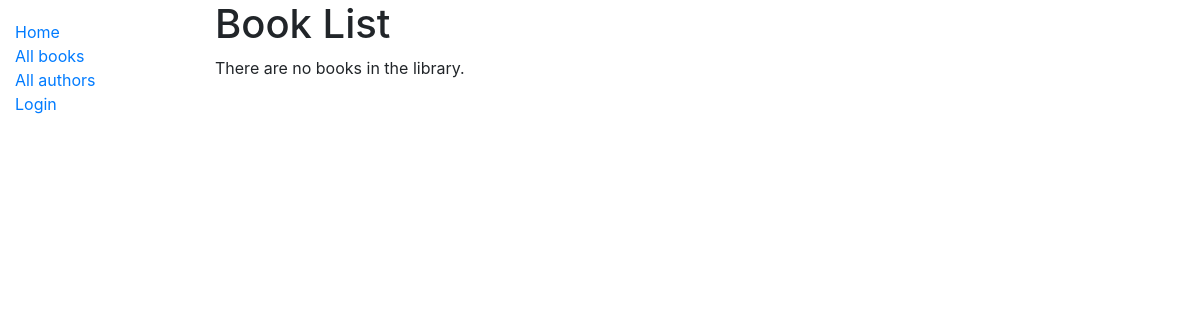
Before: /catalog/books/ with the older database file.
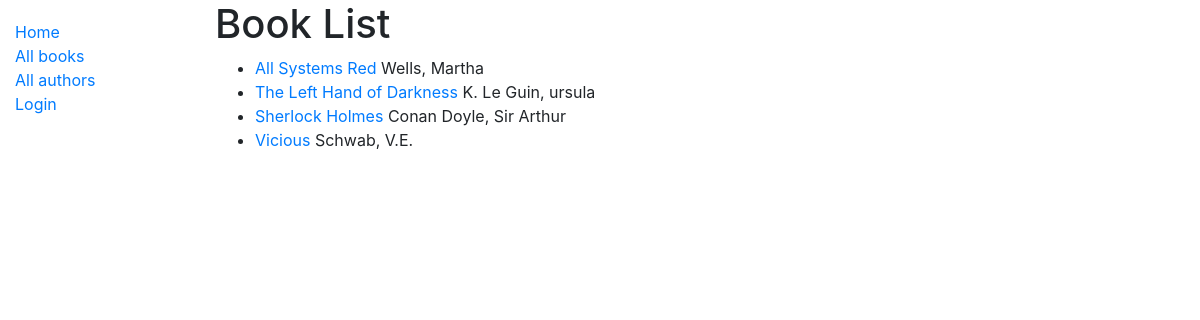
After: the same page with the newer database file.
### catalog/models.py (models this page shows, shortened)
class Book(models.Model):
	title = models.CharField(max_length=200)
	author = models.ForeignKey('Author', on_delete=models.SET_NULL, null=True)
	summary = models.TextField(max_length=1000, help_text="Enter a brief description of the book")
	isbn = models.CharField('ISBN', max_length=13, unique=True, help_text='13 Character <a href="https://www.isbn-international.org/content/what-isbn">ISBN number</a>')
	genre = models.ManyToManyField(Genre, help_text="Select a genre for this book")
	def get_absolute_url(self):
		return reverse('book-detail', args=[str(self.id)])
	language = models.ForeignKey(Language, on_delete=models.SET_NULL, null=True)
	def display_genre(self):
		return ', '.join(genre.name for genre in self.genre.all()[:3])
	display_genre.short_description = 'Genre'

class Author(models.Model):
	first_name = models.CharField(max_length=100)
	last_name = models.CharField(max_length=100)
	date_of_birth = models.DateField(null=True, blank=True)
	date_of_death = models.DateField('Died', null=True, blank=True)
	class Meta:
		ordering = ['last_name', 'first_name']
	def __str__(self):
		return f'{self.last_name}, {self.first_name}'

### catalog/views.py (the view)
# urls.py: path('books/', views.BookListView.as_view(), name="books"),
class BookListView(generic.ListView):
    model = Book
    paginate_by=10

### catalog/templates/catalog/book_list.html
{% extends "base_generic.html" %}
{% block content %}
<h1>Book List</h1>
{% if book_list %}
<ul>
    {% for book in book_list %}
    <li>
        <a href="{{ book.get_absolute_url }}">{{book.title}}</a> {{book.author}}
    </li>
    {% endfor %}
</ul>
{% else %}
<p>There are no books in the library.</p>
{% endif %}
{% endblock %}

### catalog/templates/base_generic.html (shortened to what this page needs)
<!DOCTYPE html>
<html lang="en">
    <head>
    <link rel="stylesheet" href="https://cdn.jsdelivr.net/npm/bootstrap@4.5.3/dist/css/bootstrap.min.css">
    {% load static %}
    <link rel="stylesheet" href="{% static 'css/styles.css' %}">
    </head>
    <body>
        <div class = "container-fluid">
            <div class = "row">
                <div class = "col-sm-2">
                    {% block sidebar %}
                    <ul class="sidebar-nav">
                        <li><a href="{% url 'index' %}">Home</a></li>
                        <li><a href="{% url 'books' %}">All books</a></li>
                        <li><a href="{% url 'authors' %}">All authors</a></li>
                    {% if user.is_authenticated %}
                        <li>User: {{user.get_username}}</li>
                        <li><a href="{% url 'logout'%}?next={{request.path}}">Logout</a></li>
                    {% else %}
                        <li><a href="{% url 'login'%}?next={{request.path}}">Login</a></li>
                    {% endif %}
                    </ul>
                    {% endblock %}
                </div>
                <div class="col-sm-10 ">{% block content %}{% endblock %}
                </div>
            </div>
        </div>
    </body>
</html>

### catalog/static/css/styles.css (style rules this page uses)
.sidebar-nav { margin-top: 20px; padding: 0; list-style: none; }

Changed rows visible on the page:
added Book: title "All Systems Red", author "Wells, Martha"
added Book: title "The Left Hand of Darkness", author "K. Le Guin, ursula"
added Book: title "Sherlock Holmes", author "Conan Doyle, Sir Arthur"
added Book: title "Vicious", author "Schwab, V.E."
Other visible differences:
text no longer shown: "There are no books in the library."
